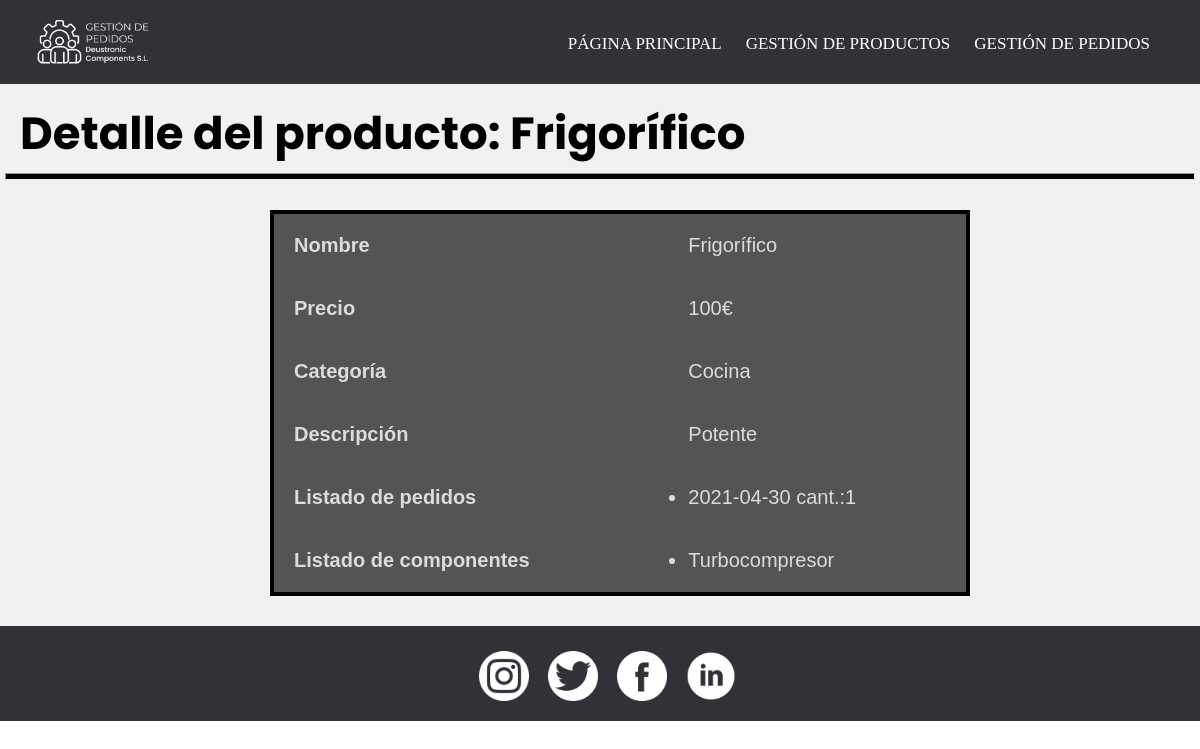
Page /gestionDePedidos/detalleProducto/18/ on the committed database.
### appGestionDePedidos/models.py (models this page shows, shortened)
class Producto(models.Model):
    precio = models.IntegerField()
    nombre = models.CharField(max_length=50)
    descripcion = models.TextField(max_length=50)
    categoria = models.CharField(max_length=50)
    componentes = models.ManyToManyField(Componente, through = 'Consta') #esto nos crea la tabla intermedia de la n-m invisible producto-componente

class Compone(models.Model):
    producto = models.ForeignKey(Producto, on_delete=models.CASCADE)
    pedido = models.ForeignKey(Pedido, on_delete=models.CASCADE)
    cantidad = models.IntegerField()

class Pedido(models.Model):
    fecha = models.DateField()
    precioTotal = models.IntegerField()
    cliente = models.ForeignKey(Cliente, on_delete=models.CASCADE) #para la recacion 1-n con cliente
    productos = models.ManyToManyField(Producto, through = 'Compone')#esto nos crea la tabla intermedia de la n-m invisible de pedido-producto
    def __str__(self):
        return str(self.fecha)

class Componente(models.Model):
    nombre = models.CharField(max_length=50)
    marca = models.CharField(max_length=50)

### appGestionDePedidos/views.py (the view)
# urls.py: path('detalleProducto/<int:pk>/', ProductoDetailView.as_view(), name = 'detalleProducto'),
class ProductoDetailView(DetailView):
        model = Producto
        template_name = 'detalleProducto.html'
        context_object_name = 'detalle_producto'

### appGestionDePedidos/templates/DetalleProducto.html
{% extends "base.html" %}
{% load static %}
{% block content %}
    <header>
        <h2 class="pagSecundarias">Detalle del producto: {{detalle_producto.nombre}}</h2>
        <hr>
    </header>
    <div class="detalle">
        <table>
            <tr>
                <th>Nombre</th>
                <td>{{ detalle_producto.nombre }}</td>
            </tr>
            <tr>
                <th>Precio</th>
                <td>{{ detalle_producto.precio }}€</td>
            </tr>
            <tr>
                <th>Categoría</th>
                <td>{{ detalle_producto.categoria }}</td>
            </tr>
            <tr>
                <th>Descripción</th>
                <td>{{ detalle_producto.descripcion }}</td>
            </tr>
            <tr>
                <th>Listado de pedidos</th>
                <td>
                    {% if detalle_producto.compone_set.all %}
                        <ul>
                            {% for pedidos in detalle_producto.compone_set.all %}
                                <li>{{pedidos.pedido}} cant.:{{pedidos.cantidad}}</li>
                            {% endfor %}
                        </ul>
                    {% else %}
                        <h4>No se han asignado pedidos para este producto</h4>
                        <p>Para añadir un pedido haga click <a href="">aquí</a></p>
                    {% endif %}
                </td>
            </tr>
            <tr>
                <th>Listado de componentes</th>
                <td>
                    {% if detalle_producto.componentes.all %}
                        <ul>
                            {% for componentes in detalle_producto.componentes.all %}
                                <li>{{componentes.nombre}}</li>
                            {% endfor %}
                        </ul>
                    {% else %}
                        <h4>No se han asignado componentes para este producto</h4>
                    {% endif %}
                </td>
            </tr>
        </table>
    </div>
{% endblock %}

### appGestionDePedidos/static/CSS/style.css (style rules this page uses)
* { padding: 0; margin: 0; }
main h2 { padding: 20px; font-family: "poppins", Arial, Helvetica, sans-serif; font-size: 45px; color: black; }
.pagSecundarias { padding-top: 100px; }
hr { margin: auto; margin-top: -15px; height: 5px; width: 99%; background-color: black; }
.detalle { padding: 30px; width: 55%; margin: auto; }
.detalle table { border-collapse: collapse; border-spacing: 0; border: 4px solid black; font-family: "calibri", Verdana, Geneva, Tahoma, sans-serif;; font-size: 20px; color: gainsboro; width: 700px; text-align: left; background-color: rgba(0, 0, 0, 0.65); }
.detalle tr { transition: background-color 1s; }
.detalle th, td { padding: 20px; }

### rows in the picture
Producto: nombre "Frigorífico", precio "100", categoria "Cocina", descripcion "Potente"
Compone: pedido "2021-04-30", cantidad "1"
Componente: nombre "Turbocompresor"
